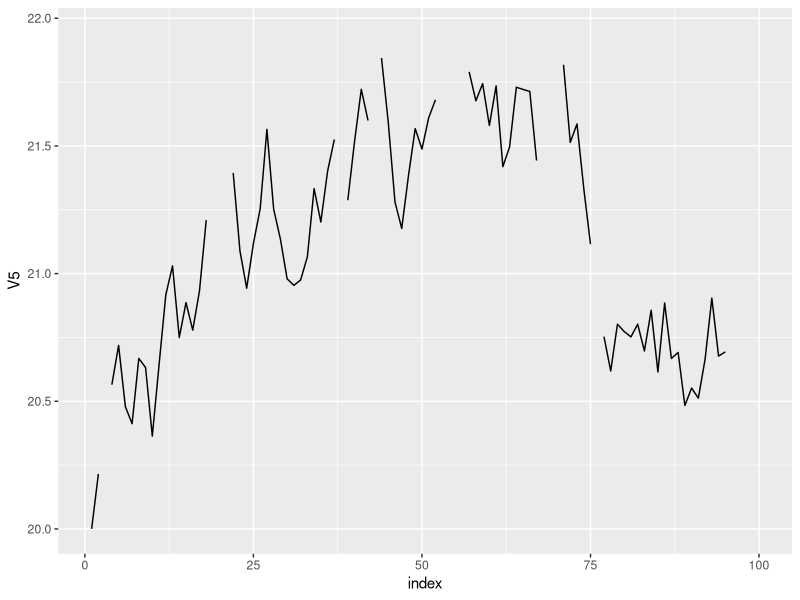
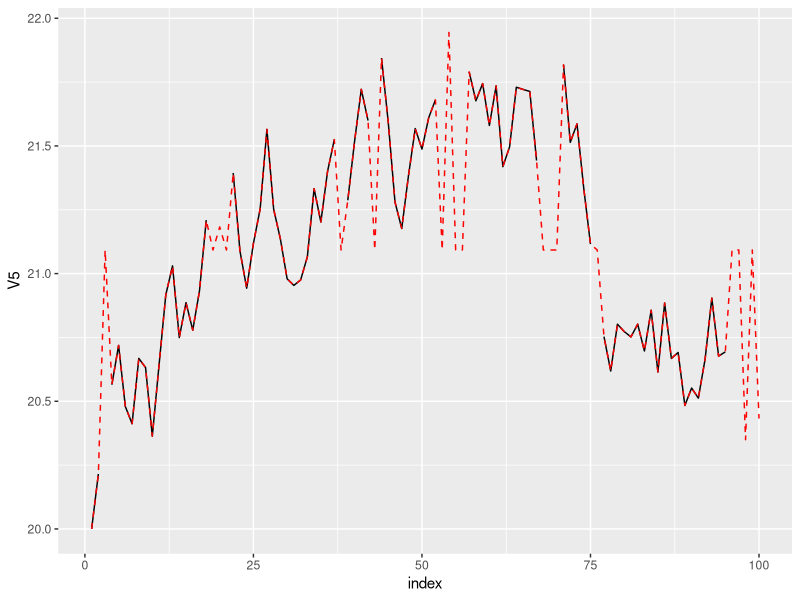
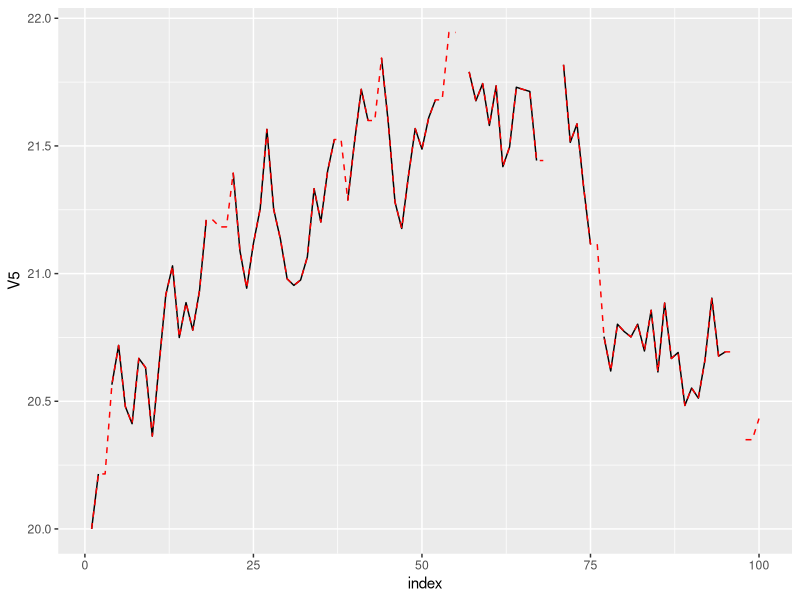

Reproduce these figures in R, in order.
library(dplyr)


# Simulación de datos -----------------------------------------------------
# Simulamos datos con distribuciones conocidas
size_pop <- 100
set.seed(12345)

df_simulated <- tibble(
  index = seq_len(size_pop),
  V1 = runif(size_pop),
  V2 = rnorm(size_pop),
  V3 = rnorm(size_pop, 100, 10),
  V4 = rpois(size_pop, lambda = 10)
)

library(purrr)
ups_downs <- runif(size_pop, -0.015, 0.015)
ups_downs[1] <- 20
df_simulated <- df_simulated %>% 
  mutate(V5 = accumulate(ups_downs, ~.x + .x * .y))

head(df_simulated)

# Inventamos datos missing
rows_with_na <- map(1:5, ~sample(1:size_pop, 15))
for(i in seq_along(rows_with_na)){
  df_simulated[[i + 1]][rows_with_na[[i]]] <- NA
}

# Check
map_lgl(df_simulated, ~any(is.na(.)))

check_na_per_column <- function(one_data_frame){
  map_lgl(one_data_frame, ~any(is.na(.)))
}


# Valor constante ---------------------------------------------------------
replace_with_mean <- function(x){
  # x is a column (or vector)
  if(is.integer(x)){
    if_else(is.na(x), as.integer(mean(x, na.rm = TRUE)), x)  # floor
  } else {
    if_else(is.na(x), mean(x, na.rm = TRUE), x)  
  }
} 

df_imputed <- df_simulated %>% 
  mutate(across(starts_with("V"), replace_with_mean))

head(df_imputed)

check_na_per_column(df_imputed)
# Muestra aleatoria -------------------------------------------------------

# - `V1`: uniform distribution between 0 and 1.
# - `V2`: normal distribution with mean 0 and variance 1.
# - `V3`: normal distribution with mean 100 and variance 10.
# - `V4`: Poisson distribution with $\lambda = 10$.
# - `V5`: something random.


# First I create a copy of the data frame for being able to keep using the 
# original one
df_imputed <- df_simulated

how_many_na <- function(x){
  sum(is.na(x))
}

#na_input <- function(x, "y"){
#  x[is.na(x)] <- r"y"(how_many_na)
#}

set.seed(789)
df_imputed$V1[is.na(df_imputed$V1)] <- runif(how_many_na(df_imputed$V1))
df_imputed$V2[is.na(df_imputed$V2)] <- rnorm(how_many_na(df_imputed$V2))
df_imputed$V3[is.na(df_imputed$V3)] <- rnorm(how_many_na(df_imputed$V3),100,10)
df_imputed$V4[is.na(df_imputed$V4)] <- rpois(how_many_na(df_imputed$V4),10)
df_imputed$V5[is.na(df_imputed$V5)] <- rnorm(how_many_na(df_imputed$V5))




check_na_per_column(df_imputed)

# Dato previo -------------------------------------------------------------
library(ggplot2)
ggplot(df_simulated) + 
  geom_line(aes(x = index, y = V5))

df_imputed <- df_simulated %>% 
  mutate(V5_replaced = coalesce(V5, mean(V5, na.rm = TRUE))) 

df_imputed %>% 
  ggplot() + 
  geom_line(aes(x = index, y = V5)) + 
  geom_line(aes(x = index, y = V5_replaced), color = "red", linetype = 2)

df_imputed <- df_simulated %>% 
  select(index, V5) %>% 
  mutate(V5_lag = lag(V5, n = 1), # 1 period
         V5_fixed = if_else(is.na(V5), V5_lag, V5))

df_imputed

df_imputed %>% 
  ggplot() + 
  geom_line(aes(x = index, y = V5)) + 
  geom_line(aes(x = index, y = V5_fixed), color = "red", linetype = 2)

# Media móvil -------------------------------------------------------------

library(purrr)

df_imputed <- df_simulated

df_imputed$V5 <- imap_dbl(df_simulated$V5, function(.x, .y){
  # .x represents the value in the iteration
  # .y represents the index of the interation
  
  if(!is.na(.x)){
    return(.x) 
  } else {
    prev_value <- df_simulated$V5[.y - 1] 
    next_value <- df_simulated$V5[.y + 1] 
    
    return(mean(c(prev_value, next_value)))  
  }
})

